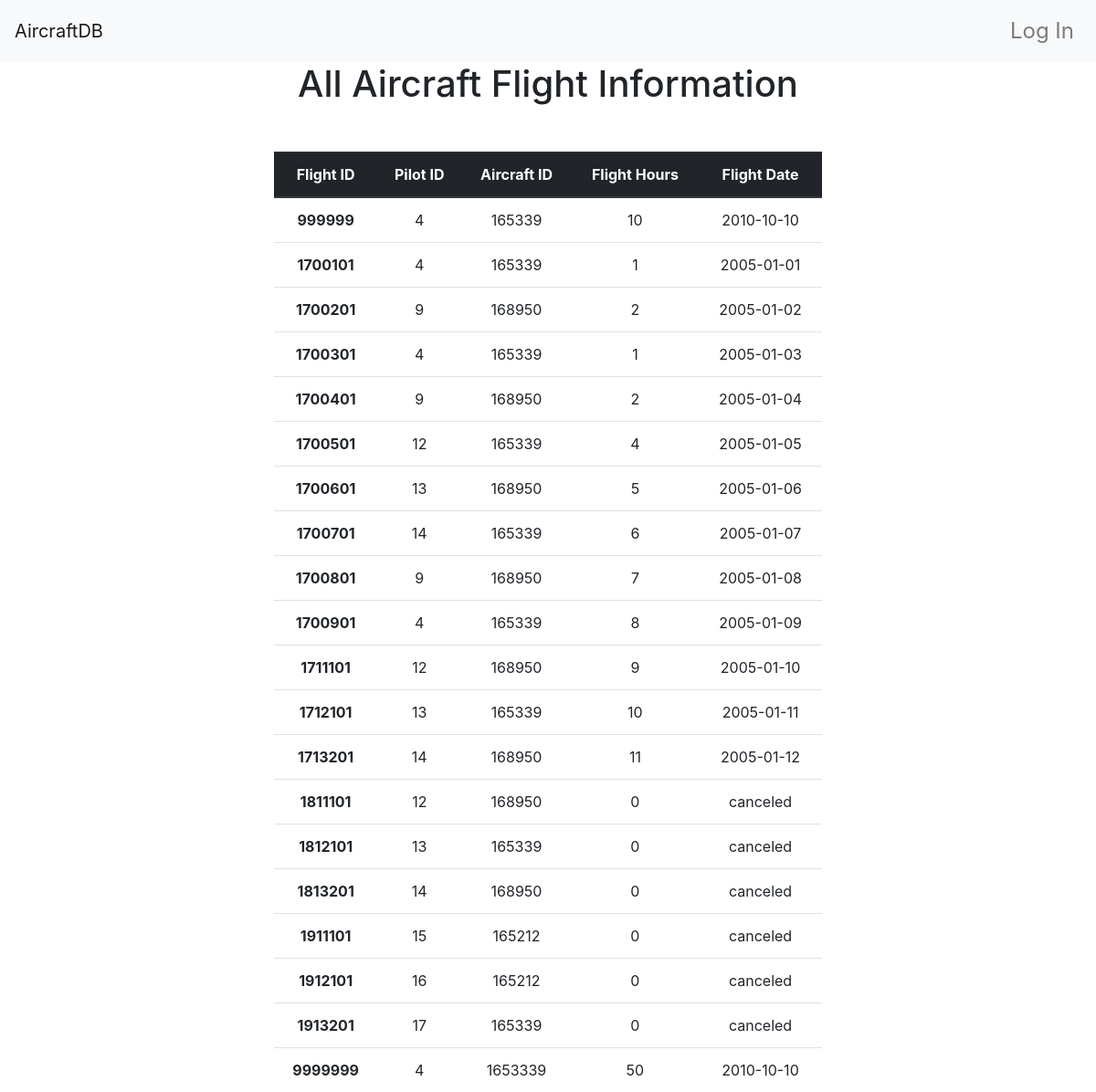
The page /administrator/flights on the database as committed earlier.
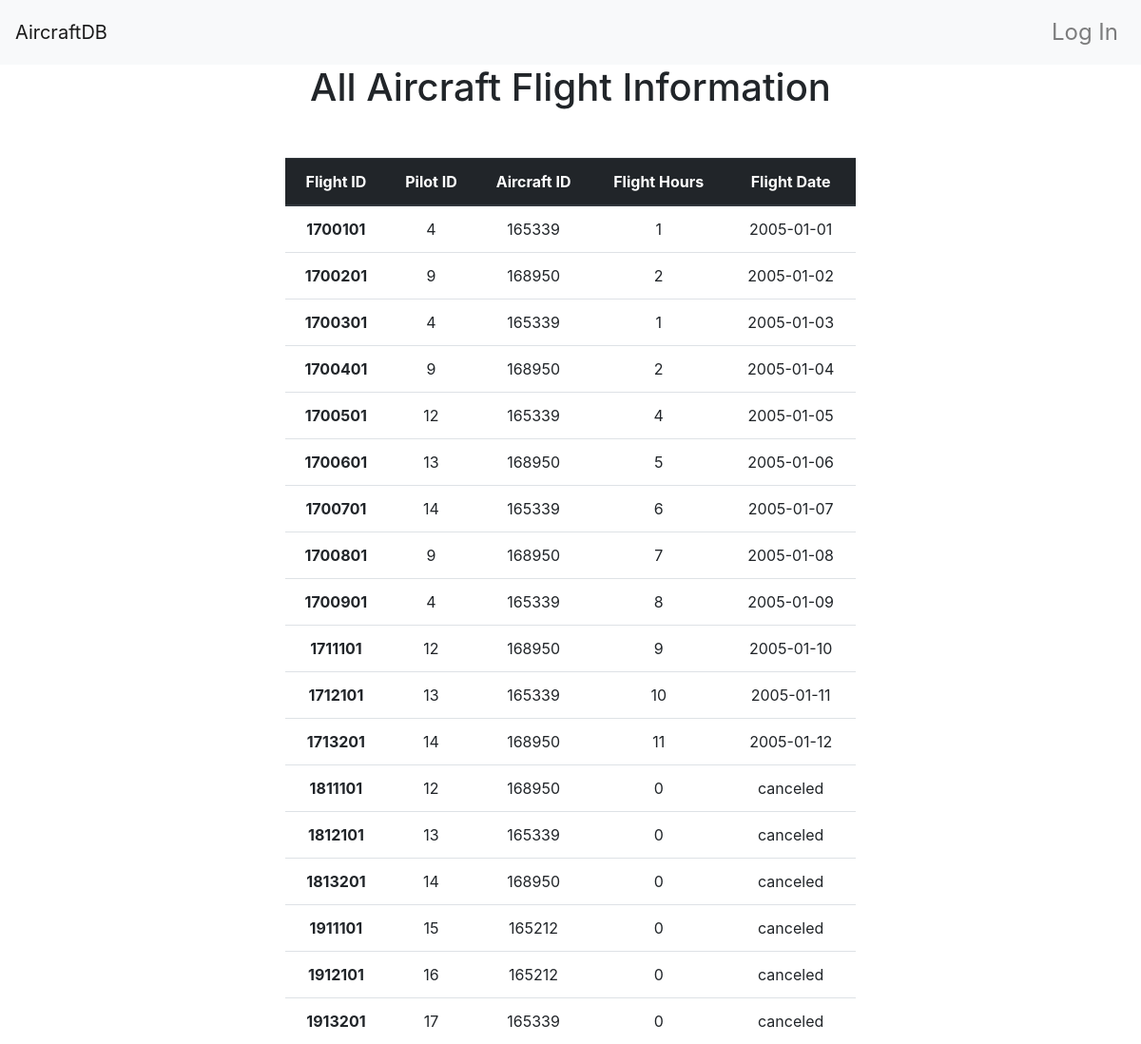
The same page on the database as committed later.
### app/models.py (models this page shows, shortened)
class Flight(db.Model):
    __tablename__ = 'flights'
    flight_id = db.Column(db.Integer, primary_key = True)
    pilot_id =db.Column(db.Integer, db.ForeignKey('pilot.id'))
    aircraft_id = db.Column(db.Integer, db.ForeignKey('aircrafts.aircraft_id'))
    hours = db.Column(db.Integer)
    flight_date = db.Column(db.String(150))

### app/main/views.py (the view)
@main.route('/administrator/flights')
def admin_get_all_flights():
    data =  Flight.query.all()
    return render_template('administrator/all_flights.html', data=data)

### app/templates/administrator/all_flights.html
{% extends "base.html" %}
{% block page_content %}
<div class="table_heading">
    <h1>All Aircraft Flight Information </h1>
</div>
  <div class="second-container">
    <table class="table">
    <thead class="thead-dark">
      <tr>
        <th scope="col">Flight ID</th>
        <th scope="col">Pilot ID</th>
        <th scope="col">Aircraft ID</th>
        <th scope="col">Flight Hours</th>
        <th scope="col">Flight Date</th>
      </tr>
    </thead>
    <tbody>
    {% for flight in data %}
      <tr>
        <th scope="row"> {{flight.flight_id}} </th>
        <td>{{flight.pilot_id}}</td>
        <td>{{flight.aircraft_id}}</td>
        <td>{{flight.hours}}</td>
        <td>{{flight.flight_date}}</td>
        {% endfor %}
    </tbody>
  </table>
  </div>
{% endblock %}

### app/templates/base.html (shortened to what this page needs)
<!doctype html>
<html lang="en">
  <head>
    <link rel="stylesheet" href="../../static/style.css">
    <link rel="stylesheet" href="https://maxcdn.bootstrapcdn.com/bootstrap/4.0.0-beta.2/css/bootstrap.min.css">
    <link rel= "stylesheet" href="https://cdnjs.cloudflare.com/ajax/libs/flexboxgrid/6.3.1/flexboxgrid.css">
  </head>
{% block navbar %}
<nav class="navbar navbar-expand-lg navbar-light bg-light">
  <a class="navbar-brand" href="#">AircraftDB</a>
  <div class="collapse navbar-collapse" id="navbarNav">
    <ul class="navbar-nav ">
        {% if current_user.is_authenticated %}
        <li class="nav-item">
          <a class="nav-link" href="{{ url_for('auth.logout') }}">Log Out</a>
        </li>
        {% else %}
        <li class="nav-item">
          <a class="nav-link" href="{{ url_for('auth.login') }}">Log In</a>
        </li>
        {% endif %}
    </ul>
  </div>
</nav>
{% endblock %}
{% block content %}
  <div>
{% block page_content %}{% endblock %}
</div>
{% endblock %}

### app/static/style.css (style rules this page uses)
.nav-link { font-size: 24px; }
div.second-container { margin-top: 50px; text-align: center; }
div.second-container table { width: 50%; margin: auto; float: none;; }
div.table_heading { text-align: center }

Rows that differ between the two databases and show on the page:
removed Flight: flight_id "999999", pilot_id "4", aircraft_id "165339", hours "10", flight_date "2010-10-10"
removed Flight: flight_id "9999999", pilot_id "4", aircraft_id "1653339", hours "50", flight_date "2010-10-10"
